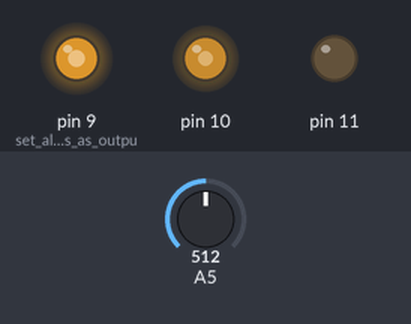
Recording of a sketch running on a simulated Arduino Uno, built with avr-gcc and run on an emulated ATmega328P. On the bench: output pins drawn as LEDs (lit = HIGH). The test bench sets the inputs (shaded band); at power-on: A5 = 512. Random numbers use the default seed unless the sketch sets one.

Above: at 1.25 s.
1.3 s: A5 set to 487
At 2.1 s:
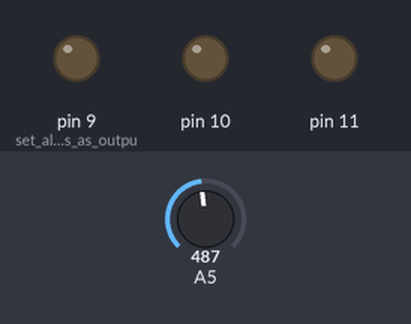
2.8 s: A5 set to 510
At 3.4 s:
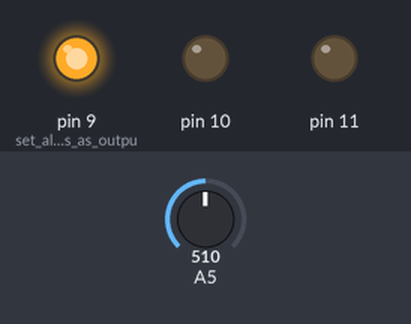
5.8 s: A5 set to 490
7.3 s: A5 set to 511
At 7.45 s:
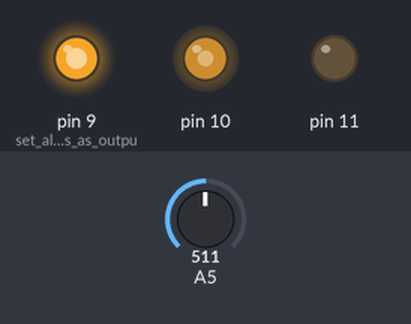
10.3 s: A5 set to 306
Timing chart, 0 to 12.8 s (numbered marks = the images above; inputs shaded):
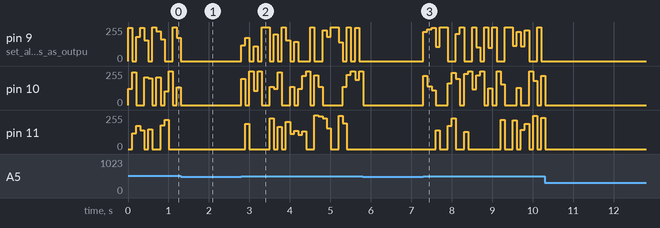

The sketch:

Music_Reactive_RGB.ino
```cpp
/*<br>Music Reactive Color Changing Lights
Source code
Made by- Saiyam Agrawal
*/
int threshold = 500;
void setup()
{
  pinMode(9, OUTPUT); // set all the pins as output
  pinMode(10, OUTPUT);
  pinMode(11, OUTPUT);
}
void loop()
{  // enter the loop
 if(analogRead(A5) > threshold) // check if audio signal goes above threshold
 {
   int a = random(1, 6); // store a random number

   if(a == 1) // glow red
   {
     digitalWrite(9, HIGH);
     digitalWrite(10, LOW);
     digitalWrite(11, LOW);
   }
   if(a == 2) // glow green
   {
     digitalWrite(9, 0);
     digitalWrite(10, 1);
     digitalWrite(11, 0);
   }
   if(a == 3) // glow orange
   {
     analogWrite(9, random(100, 255));
     analogWrite(10, random(100, 255));
     digitalWrite(11, 0);
   }
   if(a == 4) // glow cyan
   {
     digitalWrite(9, 0);
     analogWrite(10, random(100, 255));
     analogWrite(11, random(100, 255));
   }
   if(a == 5) // glow purple
   {
     analogWrite(9, random(100, 255));
     digitalWrite(10, 0);
     analogWrite(11, random(100, 255));
   }
   if(a == 6) // glow blue
   {
     digitalWrite(9, 0);
     digitalWrite(10, 0);
     digitalWrite(11, 1);
   }
   delay(100); // wait for 20ms
 }
 else
 digitalWrite(9, LOW); // if audio signal is less than 20, set all the pins low
 digitalWrite(10, LOW);
 digitalWrite(11, LOW);
 // again reach the top and start
}
```

Measured:
- the behaviour switches between 501 and 500 on A5 (found by bisection; images 0 and 1)
- after the input at 2.8 s, pin 9 (set_all_the_pins_as_outpu): 0/255 → 120/255 at once, → 174/255 0.10 s later, → 0/255 0.10 s later, → 112/255 0.10 s later, … (25 changes in this stretch); pin 10: 0/255 → 198/255 at once, → 0/255 0.10 s later, → 255/255 0.10 s later, → 108/255 0.10 s later, … (24 changes in this stretch)
- after the input at 7.3 s, pin 9 (set_all_the_pins_as_outpu): 0/255 → 221/255 at once, → 238/255 0.10 s later, → 249/255 0.10 s later, → 106/255 0.10 s later, … (24 changes in this stretch); pin 10: 0/255 → 218/255 at once, → 142/255 0.10 s later, → 109/255 0.10 s later, → 0/255 0.10 s later, … (25 changes in this stretch)
